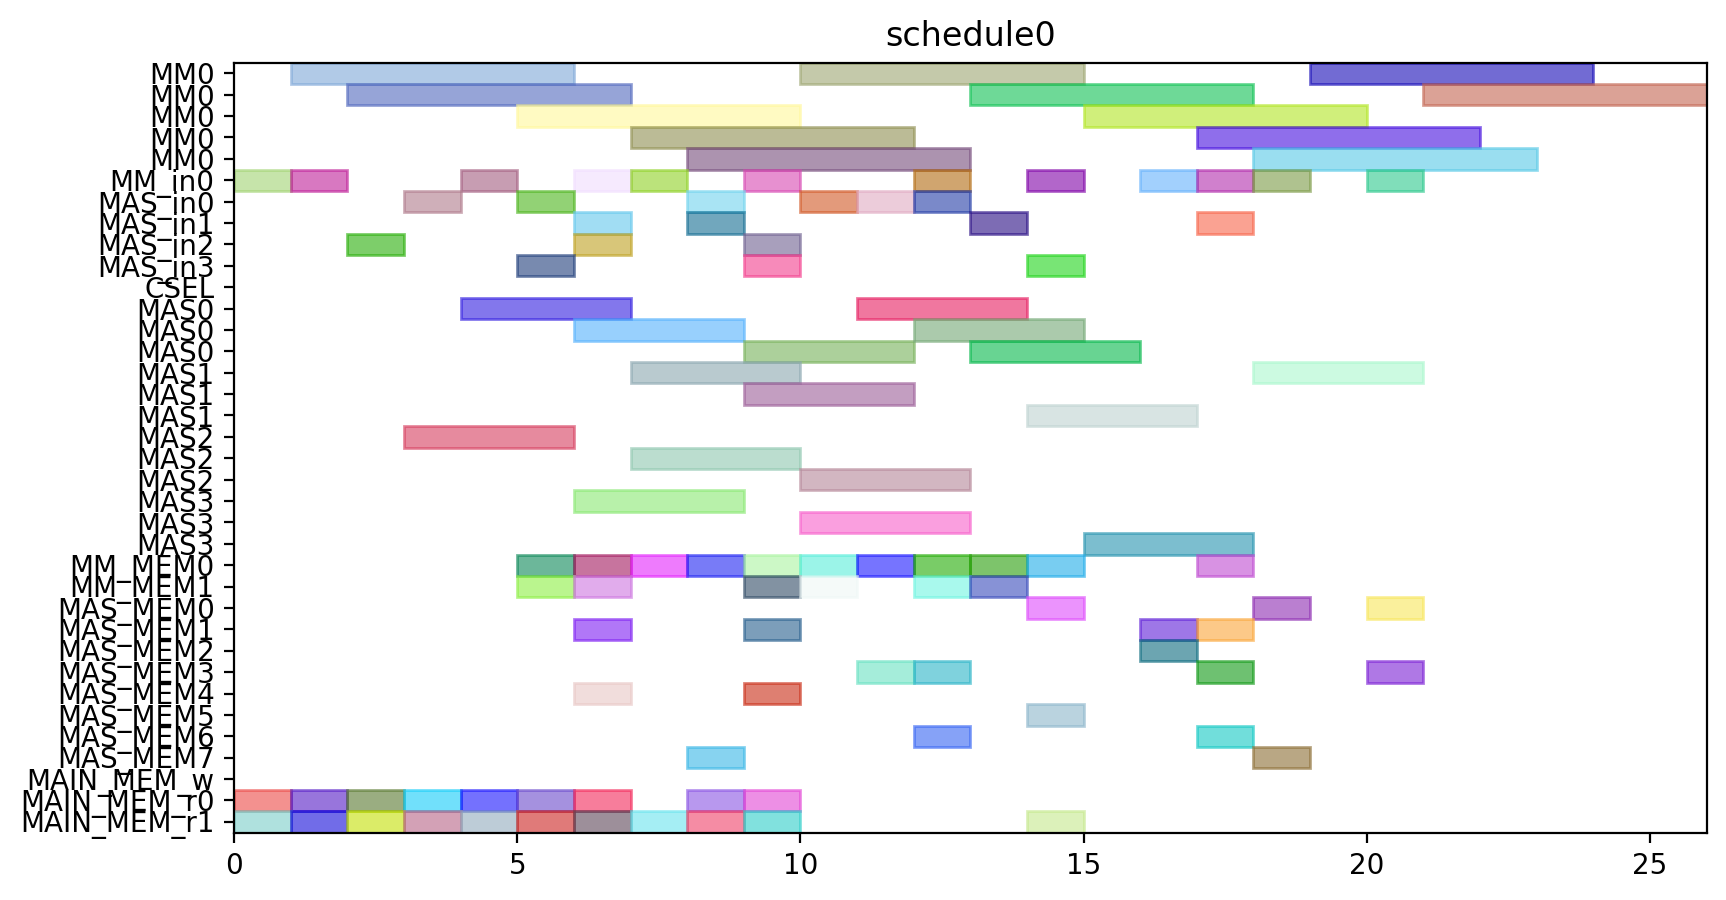

Generate this figure with Python:
from pyschedule import Scenario, solvers, plotters, alt


def solve():
	horizon = 120
	S = Scenario("schedule0", horizon=horizon)

	# resource
	MM = S.Resources('MM', num=1, size=5)
	MM_in = S.Resources('MM_in', num=1)
	MAS_in = S.Resources('MAS_in', num=4)
	CSEL = S.Resource('CSEL')
	MAS = S.Resources('MAS', num=4, size=3, periods=range(1, horizon))
	MM_MEM = S.Resources('MM_MEM', num=2)
	MAS_MEM = S.Resources('MAS_MEM', num=8)
	MAIN_MEM_w = S.Resource('MAIN_MEM_w', size=1)
	MAIN_MEM_r = S.Resources('MAIN_MEM_r', num=2)

	# result of previous scheduling

	# new tasks
	t0 = S.Task('t0', length=5, delay_cost=1)
	t0 += alt(MM)
	t0_in = S.Task('t0_in', length=1, delay_cost=1)
	t0_in += alt(MM_in)
	S += t0_in*MM_in[0]<=t0*MM[0]
	t0_mem0 = S.Task('t0_mem0', length=1, delay_cost=1)
	t0_mem0 += MAIN_MEM_r[0]
	S += t0_mem0 <= t0

	t0_mem1 = S.Task('t0_mem1', length=1, delay_cost=1)
	t0_mem1 += MAIN_MEM_r[1]
	S += t0_mem1 <= t0

	t1 = S.Task('t1', length=5, delay_cost=1)
	t1 += alt(MM)
	t1_in = S.Task('t1_in', length=1, delay_cost=1)
	t1_in += alt(MM_in)
	S += t1_in*MM_in[0]<=t1*MM[0]
	t1_mem0 = S.Task('t1_mem0', length=1, delay_cost=1)
	t1_mem0 += MAIN_MEM_r[0]
	S += t1_mem0 <= t1

	t1_mem1 = S.Task('t1_mem1', length=1, delay_cost=1)
	t1_mem1 += MAIN_MEM_r[1]
	S += t1_mem1 <= t1

	t2 = S.Task('t2', length=5, delay_cost=1)
	t2 += alt(MM)
	t2_in = S.Task('t2_in', length=1, delay_cost=1)
	t2_in += alt(MM_in)
	S += t2_in*MM_in[0]<=t2*MM[0]
	t2_mem0 = S.Task('t2_mem0', length=1, delay_cost=1)
	t2_mem0 += MAIN_MEM_r[0]
	S += t2_mem0 <= t2

	t2_mem1 = S.Task('t2_mem1', length=1, delay_cost=1)
	t2_mem1 += MAIN_MEM_r[1]
	S += t2_mem1 <= t2

	t3 = S.Task('t3', length=3, delay_cost=1)
	t3 += alt(MAS)
	t3_in = S.Task('t3_in', length=1, delay_cost=1)
	t3_in += alt(MAS_in)
	S += t3_in*MAS_in[0]<=t3*MAS[0]

	S += t3_in*MAS_in[1]<=t3*MAS[1]

	S += t3_in*MAS_in[2]<=t3*MAS[2]

	S += t3_in*MAS_in[3]<=t3*MAS[3]

	t3_mem0 = S.Task('t3_mem0', length=1, delay_cost=1)
	t3_mem0 += MAIN_MEM_r[0]
	S += t3_mem0 <= t3

	t3_mem1 = S.Task('t3_mem1', length=1, delay_cost=1)
	t3_mem1 += MAIN_MEM_r[1]
	S += t3_mem1 <= t3

	t4 = S.Task('t4', length=3, delay_cost=1)
	t4 += alt(MAS)
	t4_in = S.Task('t4_in', length=1, delay_cost=1)
	t4_in += alt(MAS_in)
	S += t4_in*MAS_in[0]<=t4*MAS[0]

	S += t4_in*MAS_in[1]<=t4*MAS[1]

	S += t4_in*MAS_in[2]<=t4*MAS[2]

	S += t4_in*MAS_in[3]<=t4*MAS[3]

	t4_mem0 = S.Task('t4_mem0', length=1, delay_cost=1)
	t4_mem0 += MAIN_MEM_r[0]
	S += t4_mem0 <= t4

	t4_mem1 = S.Task('t4_mem1', length=1, delay_cost=1)
	t4_mem1 += MAIN_MEM_r[1]
	S += t4_mem1 <= t4

	t8 = S.Task('t8', length=3, delay_cost=1)
	t8 += alt(MAS)
	t8_in = S.Task('t8_in', length=1, delay_cost=1)
	t8_in += alt(MAS_in)
	S += t8_in*MAS_in[0]<=t8*MAS[0]

	S += t8_in*MAS_in[1]<=t8*MAS[1]

	S += t8_in*MAS_in[2]<=t8*MAS[2]

	S += t8_in*MAS_in[3]<=t8*MAS[3]

	t8_mem0 = S.Task('t8_mem0', length=1, delay_cost=1)
	t8_mem0 += MAIN_MEM_r[0]
	S += t8_mem0 <= t8

	t8_mem1 = S.Task('t8_mem1', length=1, delay_cost=1)
	t8_mem1 += MAIN_MEM_r[1]
	S += t8_mem1 <= t8

	t9 = S.Task('t9', length=3, delay_cost=1)
	t9 += alt(MAS)
	t9_in = S.Task('t9_in', length=1, delay_cost=1)
	t9_in += alt(MAS_in)
	S += t9_in*MAS_in[0]<=t9*MAS[0]

	S += t9_in*MAS_in[1]<=t9*MAS[1]

	S += t9_in*MAS_in[2]<=t9*MAS[2]

	S += t9_in*MAS_in[3]<=t9*MAS[3]

	t9_mem0 = S.Task('t9_mem0', length=1, delay_cost=1)
	t9_mem0 += MAIN_MEM_r[0]
	S += t9_mem0 <= t9

	t9_mem1 = S.Task('t9_mem1', length=1, delay_cost=1)
	t9_mem1 += MAIN_MEM_r[1]
	S += t9_mem1 <= t9

	t13 = S.Task('t13', length=3, delay_cost=1)
	t13 += alt(MAS)
	t13_in = S.Task('t13_in', length=1, delay_cost=1)
	t13_in += alt(MAS_in)
	S += t13_in*MAS_in[0]<=t13*MAS[0]

	S += t13_in*MAS_in[1]<=t13*MAS[1]

	S += t13_in*MAS_in[2]<=t13*MAS[2]

	S += t13_in*MAS_in[3]<=t13*MAS[3]

	t13_mem0 = S.Task('t13_mem0', length=1, delay_cost=1)
	t13_mem0 += MAIN_MEM_r[0]
	S += t13_mem0 <= t13

	t13_mem1 = S.Task('t13_mem1', length=1, delay_cost=1)
	t13_mem1 += MAIN_MEM_r[1]
	S += t13_mem1 <= t13

	t14 = S.Task('t14', length=3, delay_cost=1)
	t14 += alt(MAS)
	t14_in = S.Task('t14_in', length=1, delay_cost=1)
	t14_in += alt(MAS_in)
	S += t14_in*MAS_in[0]<=t14*MAS[0]

	S += t14_in*MAS_in[1]<=t14*MAS[1]

	S += t14_in*MAS_in[2]<=t14*MAS[2]

	S += t14_in*MAS_in[3]<=t14*MAS[3]

	t14_mem0 = S.Task('t14_mem0', length=1, delay_cost=1)
	t14_mem0 += MAIN_MEM_r[0]
	S += t14_mem0 <= t14

	t14_mem1 = S.Task('t14_mem1', length=1, delay_cost=1)
	t14_mem1 += MAIN_MEM_r[1]
	S += t14_mem1 <= t14

	t5 = S.Task('t5', length=5, delay_cost=1)
	t5 += alt(MM)
	t5_in = S.Task('t5_in', length=1, delay_cost=1)
	t5_in += alt(MM_in)
	S += t5_in*MM_in[0]<=t5*MM[0]
	t5_mem0 = S.Task('t5_mem0', length=1, delay_cost=1)
	t5_mem0 += alt(MAS_MEM)
	S += (t3*MAS[0])-1 < t5_mem0*MAS_MEM[0]
	S += (t3*MAS[1])-1 < t5_mem0*MAS_MEM[2]
	S += (t3*MAS[2])-1 < t5_mem0*MAS_MEM[4]
	S += (t3*MAS[3])-1 < t5_mem0*MAS_MEM[6]
	S += t5_mem0 <= t5

	t5_mem1 = S.Task('t5_mem1', length=1, delay_cost=1)
	t5_mem1 += alt(MAS_MEM)
	S += (t4*MAS[0])-1 < t5_mem1*MAS_MEM[1]
	S += (t4*MAS[1])-1 < t5_mem1*MAS_MEM[3]
	S += (t4*MAS[2])-1 < t5_mem1*MAS_MEM[5]
	S += (t4*MAS[3])-1 < t5_mem1*MAS_MEM[7]
	S += t5_mem1 <= t5

	t6 = S.Task('t6', length=3, delay_cost=1)
	t6 += alt(MAS)
	t6_in = S.Task('t6_in', length=1, delay_cost=1)
	t6_in += alt(MAS_in)
	S += t6_in*MAS_in[0]<=t6*MAS[0]

	S += t6_in*MAS_in[1]<=t6*MAS[1]

	S += t6_in*MAS_in[2]<=t6*MAS[2]

	S += t6_in*MAS_in[3]<=t6*MAS[3]

	t6_mem0 = S.Task('t6_mem0', length=1, delay_cost=1)
	t6_mem0 += alt(MM_MEM)
	S += (t0*MM[0])-1 < t6_mem0*MM_MEM[0]
	S += t6_mem0 <= t6

	t6_mem1 = S.Task('t6_mem1', length=1, delay_cost=1)
	t6_mem1 += alt(MM_MEM)
	S += (t1*MM[0])-1 < t6_mem1*MM_MEM[1]
	S += t6_mem1 <= t6

	t10 = S.Task('t10', length=5, delay_cost=1)
	t10 += alt(MM)
	t10_in = S.Task('t10_in', length=1, delay_cost=1)
	t10_in += alt(MM_in)
	S += t10_in*MM_in[0]<=t10*MM[0]
	t10_mem0 = S.Task('t10_mem0', length=1, delay_cost=1)
	t10_mem0 += alt(MAS_MEM)
	S += (t8*MAS[0])-1 < t10_mem0*MAS_MEM[0]
	S += (t8*MAS[1])-1 < t10_mem0*MAS_MEM[2]
	S += (t8*MAS[2])-1 < t10_mem0*MAS_MEM[4]
	S += (t8*MAS[3])-1 < t10_mem0*MAS_MEM[6]
	S += t10_mem0 <= t10

	t10_mem1 = S.Task('t10_mem1', length=1, delay_cost=1)
	t10_mem1 += alt(MAS_MEM)
	S += (t9*MAS[0])-1 < t10_mem1*MAS_MEM[1]
	S += (t9*MAS[1])-1 < t10_mem1*MAS_MEM[3]
	S += (t9*MAS[2])-1 < t10_mem1*MAS_MEM[5]
	S += (t9*MAS[3])-1 < t10_mem1*MAS_MEM[7]
	S += t10_mem1 <= t10

	t11 = S.Task('t11', length=3, delay_cost=1)
	t11 += alt(MAS)
	t11_in = S.Task('t11_in', length=1, delay_cost=1)
	t11_in += alt(MAS_in)
	S += t11_in*MAS_in[0]<=t11*MAS[0]

	S += t11_in*MAS_in[1]<=t11*MAS[1]

	S += t11_in*MAS_in[2]<=t11*MAS[2]

	S += t11_in*MAS_in[3]<=t11*MAS[3]

	t11_mem0 = S.Task('t11_mem0', length=1, delay_cost=1)
	t11_mem0 += alt(MM_MEM)
	S += (t1*MM[0])-1 < t11_mem0*MM_MEM[0]
	S += t11_mem0 <= t11

	t11_mem1 = S.Task('t11_mem1', length=1, delay_cost=1)
	t11_mem1 += alt(MM_MEM)
	S += (t2*MM[0])-1 < t11_mem1*MM_MEM[1]
	S += t11_mem1 <= t11

	t15 = S.Task('t15', length=5, delay_cost=1)
	t15 += alt(MM)
	t15_in = S.Task('t15_in', length=1, delay_cost=1)
	t15_in += alt(MM_in)
	S += t15_in*MM_in[0]<=t15*MM[0]
	t15_mem0 = S.Task('t15_mem0', length=1, delay_cost=1)
	t15_mem0 += alt(MAS_MEM)
	S += (t13*MAS[0])-1 < t15_mem0*MAS_MEM[0]
	S += (t13*MAS[1])-1 < t15_mem0*MAS_MEM[2]
	S += (t13*MAS[2])-1 < t15_mem0*MAS_MEM[4]
	S += (t13*MAS[3])-1 < t15_mem0*MAS_MEM[6]
	S += t15_mem0 <= t15

	t15_mem1 = S.Task('t15_mem1', length=1, delay_cost=1)
	t15_mem1 += alt(MAS_MEM)
	S += (t14*MAS[0])-1 < t15_mem1*MAS_MEM[1]
	S += (t14*MAS[1])-1 < t15_mem1*MAS_MEM[3]
	S += (t14*MAS[2])-1 < t15_mem1*MAS_MEM[5]
	S += (t14*MAS[3])-1 < t15_mem1*MAS_MEM[7]
	S += t15_mem1 <= t15

	t16 = S.Task('t16', length=3, delay_cost=1)
	t16 += alt(MAS)
	t16_in = S.Task('t16_in', length=1, delay_cost=1)
	t16_in += alt(MAS_in)
	S += t16_in*MAS_in[0]<=t16*MAS[0]

	S += t16_in*MAS_in[1]<=t16*MAS[1]

	S += t16_in*MAS_in[2]<=t16*MAS[2]

	S += t16_in*MAS_in[3]<=t16*MAS[3]

	t16_mem0 = S.Task('t16_mem0', length=1, delay_cost=1)
	t16_mem0 += alt(MM_MEM)
	S += (t0*MM[0])-1 < t16_mem0*MM_MEM[0]
	S += t16_mem0 <= t16

	t16_mem1 = S.Task('t16_mem1', length=1, delay_cost=1)
	t16_mem1 += alt(MM_MEM)
	S += (t2*MM[0])-1 < t16_mem1*MM_MEM[1]
	S += t16_mem1 <= t16

	t18 = S.Task('t18', length=3, delay_cost=1)
	t18 += alt(MAS)
	t18_in = S.Task('t18_in', length=1, delay_cost=1)
	t18_in += alt(MAS_in)
	S += t18_in*MAS_in[0]<=t18*MAS[0]

	S += t18_in*MAS_in[1]<=t18*MAS[1]

	S += t18_in*MAS_in[2]<=t18*MAS[2]

	S += t18_in*MAS_in[3]<=t18*MAS[3]

	t18_mem0 = S.Task('t18_mem0', length=1, delay_cost=1)
	t18_mem0 += alt(MM_MEM)
	S += (t0*MM[0])-1 < t18_mem0*MM_MEM[0]
	S += t18_mem0 <= t18

	t18_mem1 = S.Task('t18_mem1', length=1, delay_cost=1)
	t18_mem1 += alt(MM_MEM)
	S += (t0*MM[0])-1 < t18_mem1*MM_MEM[1]
	S += t18_mem1 <= t18

	t20 = S.Task('t20', length=5, delay_cost=1)
	t20 += alt(MM)
	t20_in = S.Task('t20_in', length=1, delay_cost=1)
	t20_in += alt(MM_in)
	S += t20_in*MM_in[0]<=t20*MM[0]
	t20_mem0 = S.Task('t20_mem0', length=1, delay_cost=1)
	t20_mem0 += alt(MM_MEM)
	S += (t2*MM[0])-1 < t20_mem0*MM_MEM[0]
	S += t20_mem0 <= t20

	t20_mem1 = S.Task('t20_mem1', length=1, delay_cost=1)
	t20_mem1 += MAIN_MEM_r[1]
	S += t20_mem1 <= t20

	t7 = S.Task('t7', length=3, delay_cost=1)
	t7 += alt(MAS)
	t7_in = S.Task('t7_in', length=1, delay_cost=1)
	t7_in += alt(MAS_in)
	S += t7_in*MAS_in[0]<=t7*MAS[0]

	S += t7_in*MAS_in[1]<=t7*MAS[1]

	S += t7_in*MAS_in[2]<=t7*MAS[2]

	S += t7_in*MAS_in[3]<=t7*MAS[3]

	t7_mem0 = S.Task('t7_mem0', length=1, delay_cost=1)
	t7_mem0 += alt(MM_MEM)
	S += (t5*MM[0])-1 < t7_mem0*MM_MEM[0]
	S += t7_mem0 <= t7

	t7_mem1 = S.Task('t7_mem1', length=1, delay_cost=1)
	t7_mem1 += alt(MAS_MEM)
	S += (t6*MAS[0])-1 < t7_mem1*MAS_MEM[1]
	S += (t6*MAS[1])-1 < t7_mem1*MAS_MEM[3]
	S += (t6*MAS[2])-1 < t7_mem1*MAS_MEM[5]
	S += (t6*MAS[3])-1 < t7_mem1*MAS_MEM[7]
	S += t7_mem1 <= t7

	t12 = S.Task('t12', length=3, delay_cost=1)
	t12 += alt(MAS)
	t12_in = S.Task('t12_in', length=1, delay_cost=1)
	t12_in += alt(MAS_in)
	S += t12_in*MAS_in[0]<=t12*MAS[0]

	S += t12_in*MAS_in[1]<=t12*MAS[1]

	S += t12_in*MAS_in[2]<=t12*MAS[2]

	S += t12_in*MAS_in[3]<=t12*MAS[3]

	t12_mem0 = S.Task('t12_mem0', length=1, delay_cost=1)
	t12_mem0 += alt(MM_MEM)
	S += (t10*MM[0])-1 < t12_mem0*MM_MEM[0]
	S += t12_mem0 <= t12

	t12_mem1 = S.Task('t12_mem1', length=1, delay_cost=1)
	t12_mem1 += alt(MAS_MEM)
	S += (t11*MAS[0])-1 < t12_mem1*MAS_MEM[1]
	S += (t11*MAS[1])-1 < t12_mem1*MAS_MEM[3]
	S += (t11*MAS[2])-1 < t12_mem1*MAS_MEM[5]
	S += (t11*MAS[3])-1 < t12_mem1*MAS_MEM[7]
	S += t12_mem1 <= t12

	t17 = S.Task('t17', length=3, delay_cost=1)
	t17 += alt(MAS)
	t17_in = S.Task('t17_in', length=1, delay_cost=1)
	t17_in += alt(MAS_in)
	S += t17_in*MAS_in[0]<=t17*MAS[0]

	S += t17_in*MAS_in[1]<=t17*MAS[1]

	S += t17_in*MAS_in[2]<=t17*MAS[2]

	S += t17_in*MAS_in[3]<=t17*MAS[3]

	t17_mem0 = S.Task('t17_mem0', length=1, delay_cost=1)
	t17_mem0 += alt(MM_MEM)
	S += (t15*MM[0])-1 < t17_mem0*MM_MEM[0]
	S += t17_mem0 <= t17

	t17_mem1 = S.Task('t17_mem1', length=1, delay_cost=1)
	t17_mem1 += alt(MAS_MEM)
	S += (t16*MAS[0])-1 < t17_mem1*MAS_MEM[1]
	S += (t16*MAS[1])-1 < t17_mem1*MAS_MEM[3]
	S += (t16*MAS[2])-1 < t17_mem1*MAS_MEM[5]
	S += (t16*MAS[3])-1 < t17_mem1*MAS_MEM[7]
	S += t17_mem1 <= t17

	t19 = S.Task('t19', length=3, delay_cost=1)
	t19 += alt(MAS)
	t19_in = S.Task('t19_in', length=1, delay_cost=1)
	t19_in += alt(MAS_in)
	S += t19_in*MAS_in[0]<=t19*MAS[0]

	S += t19_in*MAS_in[1]<=t19*MAS[1]

	S += t19_in*MAS_in[2]<=t19*MAS[2]

	S += t19_in*MAS_in[3]<=t19*MAS[3]

	t19_mem0 = S.Task('t19_mem0', length=1, delay_cost=1)
	t19_mem0 += alt(MM_MEM)
	S += (t0*MM[0])-1 < t19_mem0*MM_MEM[0]
	S += t19_mem0 <= t19

	t19_mem1 = S.Task('t19_mem1', length=1, delay_cost=1)
	t19_mem1 += alt(MAS_MEM)
	S += (t18*MAS[0])-1 < t19_mem1*MAS_MEM[1]
	S += (t18*MAS[1])-1 < t19_mem1*MAS_MEM[3]
	S += (t18*MAS[2])-1 < t19_mem1*MAS_MEM[5]
	S += (t18*MAS[3])-1 < t19_mem1*MAS_MEM[7]
	S += t19_mem1 <= t19

	t21 = S.Task('t21', length=3, delay_cost=1)
	t21 += alt(MAS)
	t21_in = S.Task('t21_in', length=1, delay_cost=1)
	t21_in += alt(MAS_in)
	S += t21_in*MAS_in[0]<=t21*MAS[0]

	S += t21_in*MAS_in[1]<=t21*MAS[1]

	S += t21_in*MAS_in[2]<=t21*MAS[2]

	S += t21_in*MAS_in[3]<=t21*MAS[3]

	t21_mem0 = S.Task('t21_mem0', length=1, delay_cost=1)
	t21_mem0 += alt(MM_MEM)
	S += (t1*MM[0])-1 < t21_mem0*MM_MEM[0]
	S += t21_mem0 <= t21

	t21_mem1 = S.Task('t21_mem1', length=1, delay_cost=1)
	t21_mem1 += alt(MM_MEM)
	S += (t20*MM[0])-1 < t21_mem1*MM_MEM[1]
	S += t21_mem1 <= t21

	t22 = S.Task('t22', length=3, delay_cost=1)
	t22 += alt(MAS)
	t22_in = S.Task('t22_in', length=1, delay_cost=1)
	t22_in += alt(MAS_in)
	S += t22_in*MAS_in[0]<=t22*MAS[0]

	S += t22_in*MAS_in[1]<=t22*MAS[1]

	S += t22_in*MAS_in[2]<=t22*MAS[2]

	S += t22_in*MAS_in[3]<=t22*MAS[3]

	t22_mem0 = S.Task('t22_mem0', length=1, delay_cost=1)
	t22_mem0 += alt(MM_MEM)
	S += (t1*MM[0])-1 < t22_mem0*MM_MEM[0]
	S += t22_mem0 <= t22

	t22_mem1 = S.Task('t22_mem1', length=1, delay_cost=1)
	t22_mem1 += alt(MM_MEM)
	S += (t20*MM[0])-1 < t22_mem1*MM_MEM[1]
	S += t22_mem1 <= t22

	t23 = S.Task('t23', length=5, delay_cost=1)
	t23 += alt(MM)
	t23_in = S.Task('t23_in', length=1, delay_cost=1)
	t23_in += alt(MM_in)
	S += t23_in*MM_in[0]<=t23*MM[0]
	t23_mem0 = S.Task('t23_mem0', length=1, delay_cost=1)
	t23_mem0 += alt(MAS_MEM)
	S += (t17*MAS[0])-1 < t23_mem0*MAS_MEM[0]
	S += (t17*MAS[1])-1 < t23_mem0*MAS_MEM[2]
	S += (t17*MAS[2])-1 < t23_mem0*MAS_MEM[4]
	S += (t17*MAS[3])-1 < t23_mem0*MAS_MEM[6]
	S += t23_mem0 <= t23

	t23_mem1 = S.Task('t23_mem1', length=1, delay_cost=1)
	t23_mem1 += MAIN_MEM_r[1]
	S += t23_mem1 <= t23

	t25 = S.Task('t25', length=5, delay_cost=1)
	t25 += alt(MM)
	t25_in = S.Task('t25_in', length=1, delay_cost=1)
	t25_in += alt(MM_in)
	S += t25_in*MM_in[0]<=t25*MM[0]
	t25_mem0 = S.Task('t25_mem0', length=1, delay_cost=1)
	t25_mem0 += alt(MAS_MEM)
	S += (t7*MAS[0])-1 < t25_mem0*MAS_MEM[0]
	S += (t7*MAS[1])-1 < t25_mem0*MAS_MEM[2]
	S += (t7*MAS[2])-1 < t25_mem0*MAS_MEM[4]
	S += (t7*MAS[3])-1 < t25_mem0*MAS_MEM[6]
	S += t25_mem0 <= t25

	t25_mem1 = S.Task('t25_mem1', length=1, delay_cost=1)
	t25_mem1 += alt(MAS_MEM)
	S += (t22*MAS[0])-1 < t25_mem1*MAS_MEM[1]
	S += (t22*MAS[1])-1 < t25_mem1*MAS_MEM[3]
	S += (t22*MAS[2])-1 < t25_mem1*MAS_MEM[5]
	S += (t22*MAS[3])-1 < t25_mem1*MAS_MEM[7]
	S += t25_mem1 <= t25

	t27 = S.Task('t27', length=5, delay_cost=1)
	t27 += alt(MM)
	t27_in = S.Task('t27_in', length=1, delay_cost=1)
	t27_in += alt(MM_in)
	S += t27_in*MM_in[0]<=t27*MM[0]
	t27_mem0 = S.Task('t27_mem0', length=1, delay_cost=1)
	t27_mem0 += alt(MAS_MEM)
	S += (t22*MAS[0])-1 < t27_mem0*MAS_MEM[0]
	S += (t22*MAS[1])-1 < t27_mem0*MAS_MEM[2]
	S += (t22*MAS[2])-1 < t27_mem0*MAS_MEM[4]
	S += (t22*MAS[3])-1 < t27_mem0*MAS_MEM[6]
	S += t27_mem0 <= t27

	t27_mem1 = S.Task('t27_mem1', length=1, delay_cost=1)
	t27_mem1 += alt(MAS_MEM)
	S += (t21*MAS[0])-1 < t27_mem1*MAS_MEM[1]
	S += (t21*MAS[1])-1 < t27_mem1*MAS_MEM[3]
	S += (t21*MAS[2])-1 < t27_mem1*MAS_MEM[5]
	S += (t21*MAS[3])-1 < t27_mem1*MAS_MEM[7]
	S += t27_mem1 <= t27

	t28 = S.Task('t28', length=5, delay_cost=1)
	t28 += alt(MM)
	t28_in = S.Task('t28_in', length=1, delay_cost=1)
	t28_in += alt(MM_in)
	S += t28_in*MM_in[0]<=t28*MM[0]
	t28_mem0 = S.Task('t28_mem0', length=1, delay_cost=1)
	t28_mem0 += alt(MAS_MEM)
	S += (t19*MAS[0])-1 < t28_mem0*MAS_MEM[0]
	S += (t19*MAS[1])-1 < t28_mem0*MAS_MEM[2]
	S += (t19*MAS[2])-1 < t28_mem0*MAS_MEM[4]
	S += (t19*MAS[3])-1 < t28_mem0*MAS_MEM[6]
	S += t28_mem0 <= t28

	t28_mem1 = S.Task('t28_mem1', length=1, delay_cost=1)
	t28_mem1 += alt(MAS_MEM)
	S += (t7*MAS[0])-1 < t28_mem1*MAS_MEM[1]
	S += (t7*MAS[1])-1 < t28_mem1*MAS_MEM[3]
	S += (t7*MAS[2])-1 < t28_mem1*MAS_MEM[5]
	S += (t7*MAS[3])-1 < t28_mem1*MAS_MEM[7]
	S += t28_mem1 <= t28

	t29 = S.Task('t29', length=5, delay_cost=1)
	t29 += alt(MM)
	t29_in = S.Task('t29_in', length=1, delay_cost=1)
	t29_in += alt(MM_in)
	S += t29_in*MM_in[0]<=t29*MM[0]
	t29_mem0 = S.Task('t29_mem0', length=1, delay_cost=1)
	t29_mem0 += alt(MAS_MEM)
	S += (t21*MAS[0])-1 < t29_mem0*MAS_MEM[0]
	S += (t21*MAS[1])-1 < t29_mem0*MAS_MEM[2]
	S += (t21*MAS[2])-1 < t29_mem0*MAS_MEM[4]
	S += (t21*MAS[3])-1 < t29_mem0*MAS_MEM[6]
	S += t29_mem0 <= t29

	t29_mem1 = S.Task('t29_mem1', length=1, delay_cost=1)
	t29_mem1 += alt(MAS_MEM)
	S += (t12*MAS[0])-1 < t29_mem1*MAS_MEM[1]
	S += (t12*MAS[1])-1 < t29_mem1*MAS_MEM[3]
	S += (t12*MAS[2])-1 < t29_mem1*MAS_MEM[5]
	S += (t12*MAS[3])-1 < t29_mem1*MAS_MEM[7]
	S += t29_mem1 <= t29

	solvers.mip.solve(S,msg=1,kind='CPLEX',ratio_gap=1.01)

	solution = [['hoge']*len(S.solution()[1]) for i in range(len(S.solution()))]
	for i in range(len(S.solution())):
		for j in range(len(S.solution()[i])):
			solution[i][j]=str(S.solution()[i][j])
	print(solution)

	cycles = int(solution[-1][3])

	pic_file_name = "/home/mfukuda/ABE/multiRAM_multiMAS_16mux/scheduling_result/stage5MM1_stage3MAS4/EP_ADD_A_0/schedule0.png"
	if(S.solution() != []):
		plotters.matplotlib.plot(S,img_filename=pic_file_name, show_task_labels=False, fig_size=(cycles*0.25+3, 5))

	return solution
